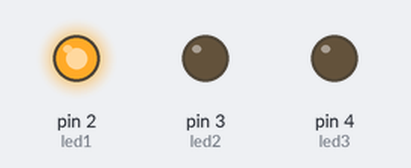
Simulated run of this sketch. Board: Arduino Uno, built with avr-gcc and run on an emulated ATmega328P. On the bench: output pins drawn as LEDs (lit = HIGH).

Above: at 2.5 s.
At 5.2 s:
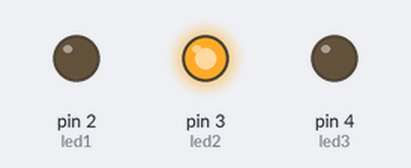
At 8.0 s:
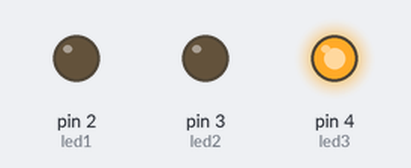
Timing chart, 0 to 13.7 s (numbered marks = the images above):
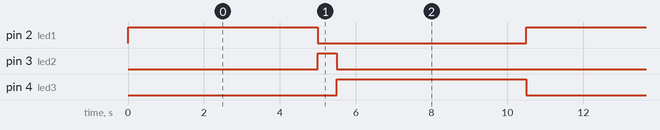

The sketch:

code.ino
```cpp
int led1 = 2;
int led2 = 3;
int led3 = 4;

void setup() {
  // put your setup code here, to run once:
pinMode(led1, OUTPUT);
pinMode(led2, OUTPUT);
pinMode(led3, OUTPUT);
}
void loop() {
  // put your main code here, to run repeatedly:

  digitalWrite(led1, HIGH);
    delay(5000);
  digitalWrite(led1, LOW);

  digitalWrite(led2, HIGH);
  delay(500);
  digitalWrite(led2, LOW);

    digitalWrite(led3, HIGH);
    delay(5000);
  digitalWrite(led3, LOW);

}
```

Measured:
- by itself, pin 2 (led1), pin 4 (led3): alternates HIGH for 5.0 s and LOW for 5.5 s
- by itself, pin 3 (led2): alternates HIGH for 0.50 s and LOW for 10.0 s
- by itself, everything shown: repeats every 10.5 s, in 4 steps
